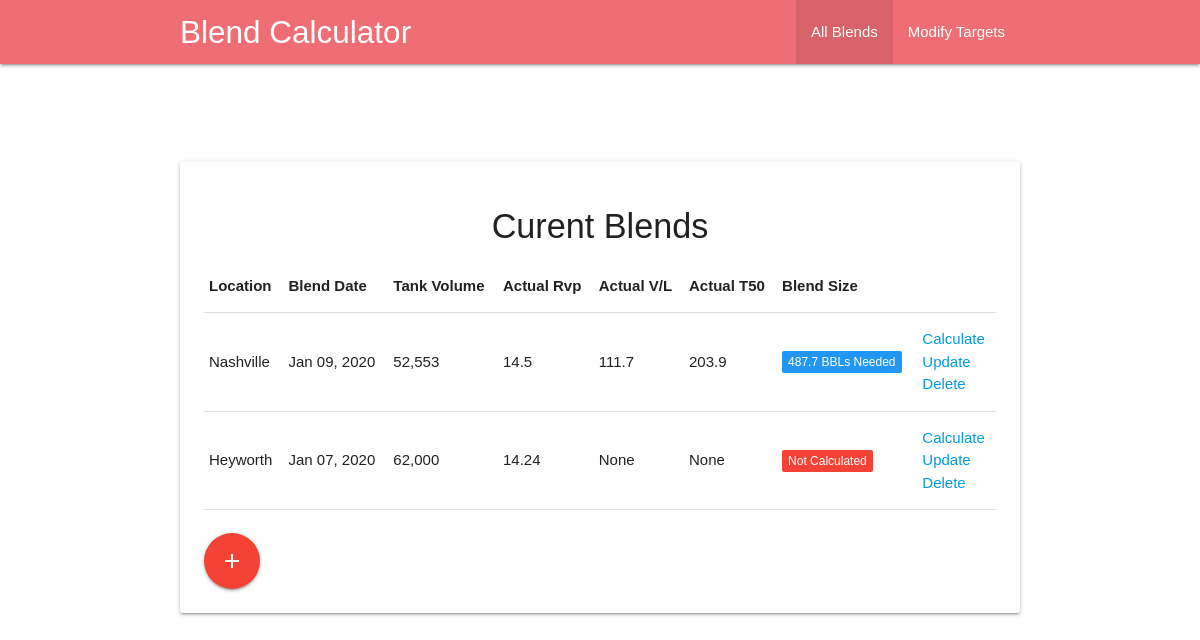
The page / on the database its author committed.
### app.py (models this page shows, shortened)
class Blend(db.Model):
    id = db.Column(db.Integer, primary_key=True)
    location = db.Column(db.String(200), nullable=False)
    tankvolume = db.Column(db.String(200), default=0)
    actualrvp = db.Column(db.String(200), nullable=False)
    actualvl = db.Column(db.String(200), nullable=False)
    actualt50 = db.Column(db.String(200))
    finalcalc = db.Column(db.String(200))
    blenddate = db.Column(db.String(200))

### app.py (the view)
@app.route('/')
def index():
    blends = Blend.query.order_by(Blend.id).all()
    return render_template("index.html", blends=blends)

### templates/index.html (shortened to what this page needs)
{% extends "base.html" %}
{% block body %}
    <div class="container">
        <br>
        <br>
        <br>
        <br>
        <div class="card-panel">
            <h4 style="text-align: center">Curent Blends</h4>
            {% if blends|length < 1 %}
            {% else %}
                <table class="highlight">
                    <thead>
                    <tr>
                        <th>Location</th>
                        <th>Blend Date</th>
                        <th>Tank Volume</th>
                        <th>Actual Rvp</th>
                        <th>Actual V/L</th>
                        <th>Actual T50</th>
                        <th>Blend Size</th>
                    </tr>
                    </thead>
                    {% for bl in blends %}
                        <tbody>
                        <tr>
                            <td> {{ bl.location }} </td>
                            <td>{{ bl.blenddate }}</td>
                            <td> {{ '{0:,}'.format(bl.tankvolume | int) }} </td>
                            <td> {{ bl.actualrvp }} </td>
                            <td> {{ bl.actualvl }} </td>
                            <td> {{ bl.actualt50 }} </td>
                            <td>
                                {% if bl.finalcalc is none %}
                                    <span class="new badge red" data-badge-caption="Not Calculated"></span>
                                {% else %}
                                    <span class="new badge blue"
                                          data-badge-caption="BBLs Needed">{{ bl.finalcalc }}</span>
                                {% endif %}
                            </td>
                            <td>
                                <a href="/autocalc/{{ bl.id }}">Calculate</a>
                                <br>
                                <a href="/update/{{ bl.id }}">Update</a>
                                <br>
                                <a href="/delete/{{ bl.id }}">Delete</a>
                            </td>
                        </tr>
                        </tbody>
                    {% endfor %}
                </table>
            {% endif %}
            <br>
            <a href="/newblend/" class="btn-floating btn-large waves-effect waves-light red"><i
                    class="material-icons">add</i></a>
        </div>
    </div>
{% endblock %}

### static/CSS/main.css (style rules this page uses)
body, html { margin: 0; font-family: sans-serif; }
table, td, th { border: 1px solid #aaa; }
table { border-collapse: collapse; width: 100%; }
th { height: 30px; }
td { text-align: center; padding: 5px; }

### rows shown on the page
Blend: location "Nashville", blenddate "Jan 09, 2020", tankvolume "52,553", actualrvp "14.5", actualvl "111.7", actualt50 "203.9", finalcalc "487.7"
Blend: location "Heyworth", blenddate "Jan 07, 2020", tankvolume "62,000", actualrvp "14.24", actualvl "None", actualt50 "None"
